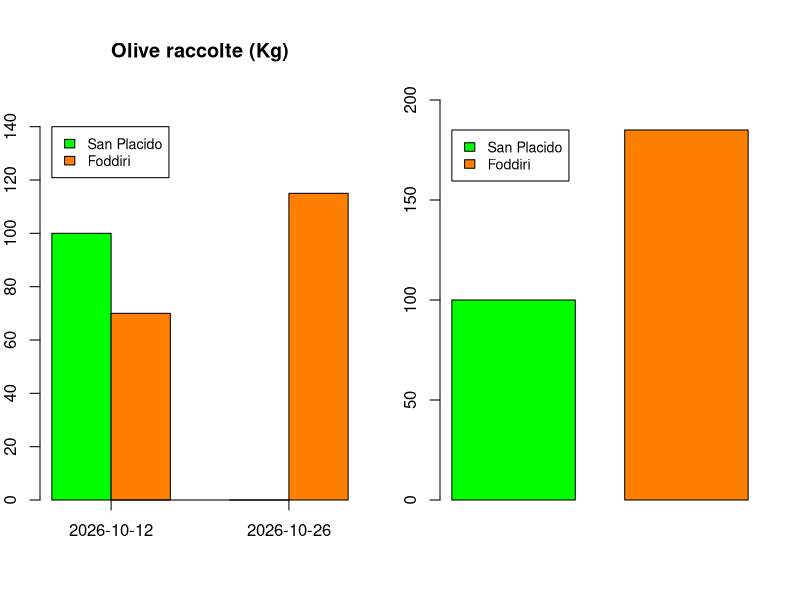

R code for this plot:
setwd("~github/oil")
year <- c(2021,2021)
dates <- c("10-12","10-26")
date <- as.Date(dates,format="%m-%d") #data in formato mese-giorno
olives_sp <- c(100,0) #olive di San Placido (kg)
olives_f <- c(70,115) #olive di Foddiri
production <- c(27.8,19.2) #olio in kg
volume <- round(1/.916,digit=3) #volume olio in base al peso specifico (lt per kg)
cost <- c(.21,.21) #Euro cent per chilo di olive
iva <- c(.04,.04)
oil <- data.frame(year,date,olives_sp,olives_f,production,volume,cost,iva)
oil <- transform(oil,
                 oil_return=round(production/(olives_sp+olives_f),digit=3),
                 prod_litre=round(production*volume,digit=1),
                 tot_cost=round((olives_sp+olives_f)*cost*(1+iva))) #add oil in litres and total cost per date

oil_table <- data.frame(format(as.Date(oil$date,format="%y-%m-%d"),"%d/%m/%Y"),paste(oil$olives_sp+oil$olives_f," Kg"),paste(oil$production," Kg"),paste(oil$oil_return*100," %"),paste(oil$prod_litre," Lt"),paste("EUR ",oil$tot_cost))
colnames(oil_table) <- c("Data","Raccolto","Olio prodotto (Kg)","Resa","Olio prodotto (Lt)","Costo")

par(mfrow=c(1,2),mai=c(1,.4,1,.4))
barplot(cbind(oil$olives_sp,oil$olives_f)~oil$date,beside=TRUE,ylim=c(0,150),col=c("green","#FF8000"),xaxt="n",xlab="",ylab="Kg",main="Olive raccolte (Kg)")
axis(1,at=c(2,5),labels=oil$date)
legend(1,140,c("San Placido","Foddiri"),fill=c("green","#FF8000"),cex=.85)

barplot(cbind(sum(oil$olives_sp),sum(oil$olives_f)),beside=TRUE,space=c(1,.4),ylim=c(0,200),col=c("green","#FF8000"))
legend(.4,185,c("San Placido","Foddiri"),fill=c("green","#FF8000"),cex=.85)

        
